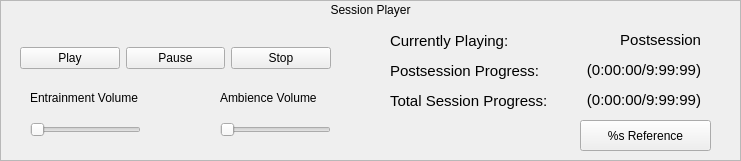
    <widget class="QFrame" name="sessionPlayerFrame">
     <property name="geometry">
      <rect>
       <x>20</x>
       <y>660</y>
       <width>741</width>
       <height>161</height>
      </rect>
     </property>
     <property name="styleSheet">
      <string notr="true">border-color: rgb(0, 0, 0);</string>
     </property>
     <property name="frameShape">
      <enum>QFrame::StyledPanel</enum>
     </property>
     <property name="frameShadow">
      <enum>QFrame::Raised</enum>
     </property>
     <widget class="QWidget" name="layoutWidget">
      <property name="geometry">
       <rect>
        <x>20</x>
        <y>40</y>
        <width>311</width>
        <height>37</height>
       </rect>
      </property>
      <layout class="QHBoxLayout" name="horizontalLayout_3">
       <item>
        <widget class="QPushButton" name="PlayButton">
         <property name="text">
          <string>Play</string>
         </property>
        </widget>
       </item>
       <item>
        <widget class="QPushButton" name="PauseButton">
         <property name="text">
          <string>Pause</string>
         </property>
        </widget>
       </item>
       <item>
        <widget class="QPushButton" name="pushButton_2">
         <property name="text">
          <string>Stop</string>
         </property>
        </widget>
       </item>
      </layout>
     </widget>
     <widget class="QSlider" name="EntrainmentVolumeSlider">
      <property name="geometry">
       <rect>
        <x>30</x>
        <y>120</y>
        <width>111</width>
        <height>20</height>
       </rect>
      </property>
      <property name="orientation">
       <enum>Qt::Horizontal</enum>
      </property>
     </widget>
     <widget class="QLabel" name="sessionPlayertopLabel">
      <property name="geometry">
       <rect>
        <x>0</x>
        <y>0</y>
        <width>741</width>
        <height>20</height>
       </rect>
      </property>
      <property name="text">
       <string>Session Player</string>
      </property>
      <property name="alignment">
       <set>Qt::AlignCenter</set>
      </property>
     </widget>
     <widget class="QLabel" name="EntrainmentVolumeTopLabel">
      <property name="geometry">
       <rect>
        <x>30</x>
        <y>90</y>
        <width>121</width>
        <height>16</height>
       </rect>
      </property>
      <property name="text">
       <string>Entrainment Volume</string>
      </property>
     </widget>
     <widget class="QLabel" name="AmbienceVolumeTopLabel">
      <property name="geometry">
       <rect>
        <x>220</x>
        <y>90</y>
        <width>111</width>
        <height>16</height>
       </rect>
      </property>
      <property name="text">
       <string>Ambience Volume</string>
      </property>
     </widget>
     <widget class="QSlider" name="AmbienceVolumeSlider">
      <property name="geometry">
       <rect>
        <x>220</x>
        <y>120</y>
        <width>111</width>
        <height>20</height>
       </rect>
      </property>
      <property name="orientation">
       <enum>Qt::Horizontal</enum>
      </property>
     </widget>
     <widget class="QLabel" name="currentlyPlayingtopLabel">
      <property name="geometry">
       <rect>
        <x>390</x>
        <y>30</y>
        <width>131</width>
        <height>21</height>
       </rect>
      </property>
      <property name="font">
       <font>
        <pointsize>11</pointsize>
       </font>
      </property>
      <property name="text">
       <string>Currently Playing:</string>
      </property>
     </widget>
     <widget class="QLabel" name="CutPlayingName">
      <property name="geometry">
       <rect>
        <x>550</x>
        <y>30</y>
        <width>151</width>
        <height>20</height>
       </rect>
      </property>
      <property name="font">
       <font>
        <pointsize>11</pointsize>
       </font>
      </property>
      <property name="text">
       <string>Postsession</string>
      </property>
      <property name="alignment">
       <set>Qt::AlignRight|Qt::AlignTrailing|Qt::AlignVCenter</set>
      </property>
     </widget>
     <widget class="QLabel" name="thiscutprogressDescriptionLabel">
      <property name="geometry">
       <rect>
        <x>390</x>
        <y>60</y>
        <width>171</width>
        <height>21</height>
       </rect>
      </property>
      <property name="font">
       <font>
        <pointsize>11</pointsize>
       </font>
      </property>
      <property name="text">
       <string>Postsession Progress:</string>
      </property>
     </widget>
     <widget class="QLabel" name="CutPlayingProgressActual">
      <property name="geometry">
       <rect>
        <x>540</x>
        <y>60</y>
        <width>161</width>
        <height>20</height>
       </rect>
      </property>
      <property name="font">
       <font>
        <pointsize>11</pointsize>
       </font>
      </property>
      <property name="text">
       <string>(0:00:00/9:99:99)</string>
      </property>
      <property name="alignment">
       <set>Qt::AlignRight|Qt::AlignTrailing|Qt::AlignVCenter</set>
      </property>
     </widget>
     <widget class="QLabel" name="TotalSessionProgressDescriptionLabel">
      <property name="geometry">
       <rect>
        <x>390</x>
        <y>90</y>
        <width>181</width>
        <height>21</height>
       </rect>
      </property>
      <property name="font">
       <font>
        <pointsize>11</pointsize>
       </font>
      </property>
      <property name="text">
       <string>Total Session Progress:</string>
      </property>
     </widget>
     <widget class="QLabel" name="TotalSessionPlayingProgressActual">
      <property name="geometry">
       <rect>
        <x>540</x>
        <y>90</y>
        <width>161</width>
        <height>20</height>
       </rect>
      </property>
      <property name="font">
       <font>
        <pointsize>11</pointsize>
       </font>
      </property>
      <property name="text">
       <string>(0:00:00/9:99:99)</string>
      </property>
      <property name="alignment">
       <set>Qt::AlignRight|Qt::AlignTrailing|Qt::AlignVCenter</set>
      </property>
     </widget>
     <widget class="QPushButton" name="OpenThisCutsReferenceFilesButton">
      <property name="geometry">
       <rect>
        <x>580</x>
        <y>120</y>
        <width>131</width>
        <height>31</height>
       </rect>
      </property>
      <property name="text">
       <string>%s Reference</string>
      </property>
     </widget>
    </widget>
